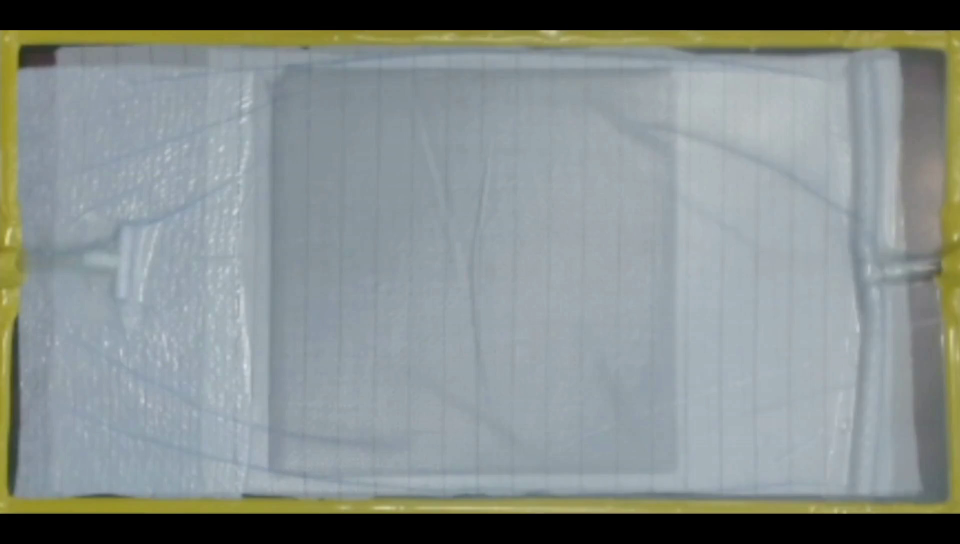
#> input picture frame 0 of data/input_2.mp4, 1920 x 1088 px (shown at 1/2 size)
$ python build_darken_only_panels.py
#> lines starting #> are read from the running program, lines starting #| are printed output that depends on the picture
"""Render the darken-only delta-comparison panels for fig:darken_only.

Three panels for the same frame of input_2.mp4:
  panel0_input.png       the raw current frame, with vacuum-bag
                         specular highlights visible.
  panel1_euclidean.png   the pipeline's full-color delta: the
                         channel-weighted Euclidean distance in CIELAB
                         between the reference and the current frame.
                         The specular highlights light up here because
                         Euclidean distance is sign-insensitive.
  panel2_darken.png      the integrated configuration's darken-only
                         delta: max(0, L_ref - L_cur). Specular
                         brightening is clipped to zero; only true
                         wetting (darkening) survives.

Reference frame: input_2 frame 0 (dry preform, no specular reflections).
Current frame:   input_2 frame 74 (mid-late fill, visible specular
                 highlights on the vacuum bag).
"""

from __future__ import annotations

from pathlib import Path

import cv2
import numpy as np

REPO = Path("/Users/user/Downloads/vrifa")
VIDEO = REPO / "data" / "input_2.mp4"
OUT_DIR = REPO / "paper" / "typst" / "figures" / "darken_only_panels"
OUT_DIR.mkdir(exist_ok=True, parents=True)

REF_IDX = 0
CUR_IDX = 15

# Rectangular ROI: 0% margin (input_2 and other inputs except input_1
# are processed without ROI restriction).
ROI_MARGIN = 0.0

# Output dimensions for each rendered panel.
PANEL_W, PANEL_H = 960, 540

BG_INSIDE_ROI = (40, 40, 40)
BG_OUTSIDE_ROI = (0, 0, 0)


def read_frame(idx):
    cap = cv2.VideoCapture(str(VIDEO))
    cap.set(cv2.CAP_PROP_POS_FRAMES, float(idx))
    ok, frame = cap.read()
    cap.release()
    if not ok or frame is None:
        raise RuntimeError(f"failed to read frame {idx} from {VIDEO}")
    return frame


def rectangular_roi(h, w, margin=ROI_MARGIN):
    mx = int(round(w * margin))
    my = int(round(h * margin))
    mask = np.zeros((h, w), dtype=np.uint8)
    mask[my:h - my, mx:w - mx] = 255
    return mask


def euclidean_delta(lab_ref, lab_cur, roi):
    """Channel-weighted Euclidean distance across all three CIELAB
    channels, sign-insensitive. Returned as uint8 in [0, 255]."""
    diff = lab_ref.astype(np.float32) - lab_cur.astype(np.float32)
    d = np.sqrt((diff ** 2).sum(axis=2))
    d = np.clip(d, 0, 255).astype(np.uint8)
    d[roi == 0] = 0
    return d


def darken_only_delta(lab_ref, lab_cur, roi):
    """max(0, L_ref - L_cur). Only catches darkening."""
    d = np.maximum(
        lab_ref[..., 0].astype(np.int16) - lab_cur[..., 0].astype(np.int16),
        0,
    )
    d = np.clip(d, 0, 255).astype(np.uint8)
    d[roi == 0] = 0
    return d


def heatmap(delta, roi, vmax):
    scaled = np.clip(
        delta.astype(np.float32) * 255.0 / max(vmax, 1), 0, 255,
    ).astype(np.uint8)
    hm = cv2.applyColorMap(scaled, cv2.COLORMAP_TURBO)
    hm[delta == 0] = BG_INSIDE_ROI
    hm[roi == 0] = BG_OUTSIDE_ROI
    return hm


def fit(img):
    return cv2.resize(img, (PANEL_W, PANEL_H), interpolation=cv2.INTER_AREA)


def main():
    ref = read_frame(REF_IDX)
#> in read_frame, frame is the input picture: shape (1088, 1920, 3); mean B, G, R 139.7, 140.7, 132.6
    cur = read_frame(CUR_IDX)
#> call 2 of read_frame, with idx = 15
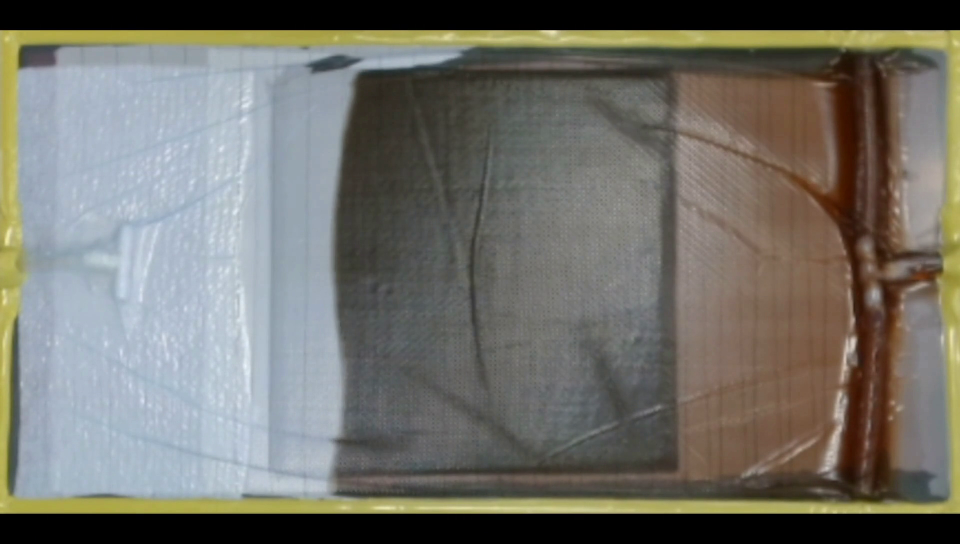
#> input picture frame 15 of data/input_2.mp4, 1920 x 1088 px (shown at 1/2 size)
#> in read_frame, frame is the input picture: shape (1088, 1920, 3); mean B, G, R 105.8, 112.7, 113.9
    h, w = cur.shape[:2]
#> h = 1088; w = 1920

    roi = rectangular_roi(h, w)
    lab_ref = cv2.cvtColor(ref, cv2.COLOR_BGR2LAB)
#> lab_ref: shape (1088, 1920, 3); mean of channels 0, 1, 2 146.3, 125.3, 127.5
    lab_cur = cv2.cvtColor(cur, cv2.COLOR_BGR2LAB)
#> lab_cur: shape (1088, 1920, 3); mean of channels 0, 1, 2 119.2, 127.9, 132.2

    delta_eu = euclidean_delta(lab_ref, lab_cur, roi)
#> in euclidean_delta, `diff = lab_ref.astype(np.float32) - lab_cur.astype(np.float32)`: diff: shape (1088, 1920, 3) float32; mean of channels 0, 1, 2 27.1, -2.6, -4.8
    delta_do = darken_only_delta(lab_ref, lab_cur, roi)
#> in darken_only_delta, `d = np.maximum( lab_ref[..., 0].astype(np.int16) - lab_cur[..., 0].ast..`:
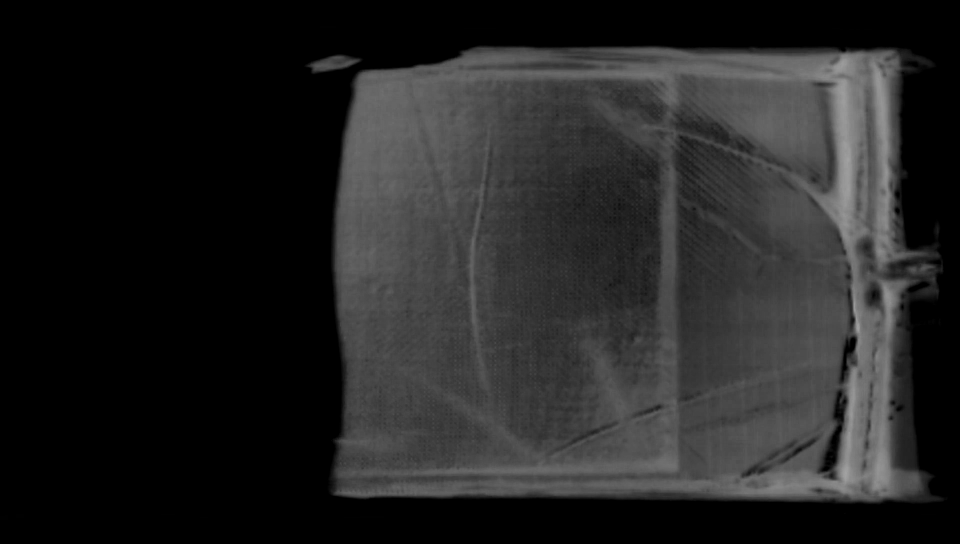
#> d: shape (1088, 1920) int16 (shown at 1/2 size); min 0, max 163, mean 35.6

    vmax = int(max(delta_eu.max(), delta_do.max(), 1))
#> vmax = 165
    print(f"shared vmax: {vmax}")
#| shared vmax: 165
    print(f"  euclidean: max={delta_eu.max()}, mean (in ROI)={delta_eu[roi > 0].mean():.2f}")
#|   euclidean: max=165, mean (in ROI)=44.52
    print(f"  darken-only: max={delta_do.max()}, mean (in ROI)={delta_do[roi > 0].mean():.2f}")
#|   darken-only: max=163, mean (in ROI)=35.57

    cv2.imwrite(str(OUT_DIR / "panel0_input.png"), fit(cur))
    cv2.imwrite(str(OUT_DIR / "panel1_euclidean.png"),
                fit(heatmap(delta_eu, roi, vmax)))
#> in heatmap, `scaled = np.clip( delta.astype(np.float32) * 255.0 / max(vmax, 1), 0, ..`:
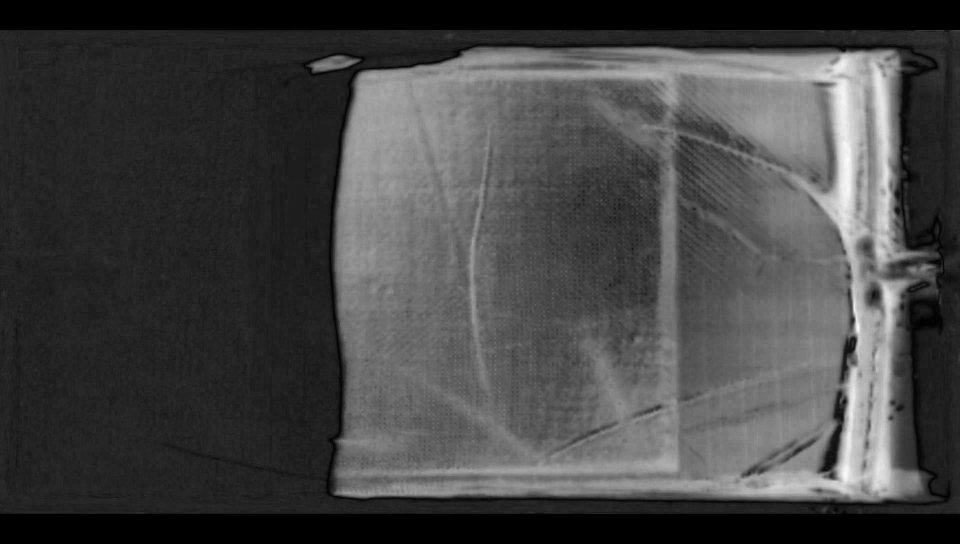
#> scaled: shape (1088, 1920) (shown at 1/2 size); min 0, max 255, mean 68.4
#> in heatmap, `hm[delta == 0] = BG_INSIDE_ROI`: hm: shape (1088, 1920, 3); mean B, G, R 154, 157.9, 88.7
#> in fit (call 2), `return cv2.resize(img, (PANEL_W, PANEL_H), interpolation=cv2.INTER_AREA)`:
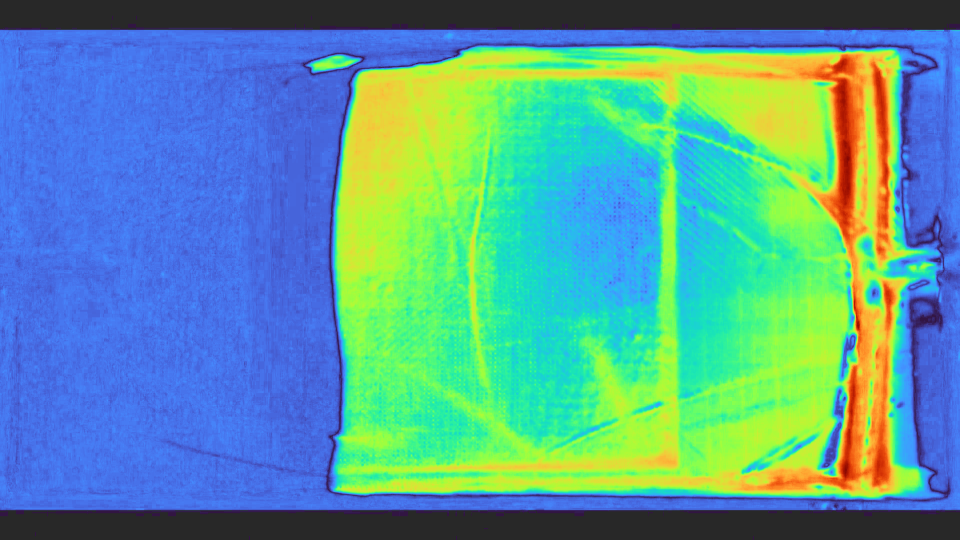
#> returned value: shape (540, 960, 3); mean of channels 0, 1, 2 154, 157.9, 88.7; drawn as B, G, R
    cv2.imwrite(str(OUT_DIR / "panel2_darken.png"),
                fit(heatmap(delta_do, roi, vmax)))
#> call 2 of heatmap, with vmax = 165
#> in heatmap (call 2), `scaled = np.clip( delta.astype(np.float32) * 255.0 / max(vmax, 1), 0, ..`:
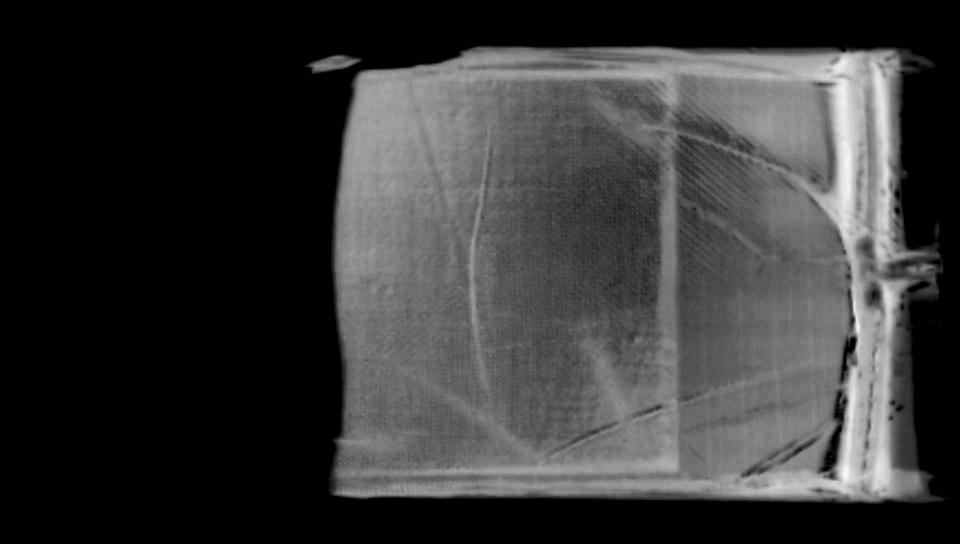
#> scaled: shape (1088, 1920) (shown at 1/2 size); min 0, max 251, mean 54.8
#> in heatmap (call 2), `hm = cv2.applyColorMap(scaled, cv2.COLORMAP_TURBO)`:
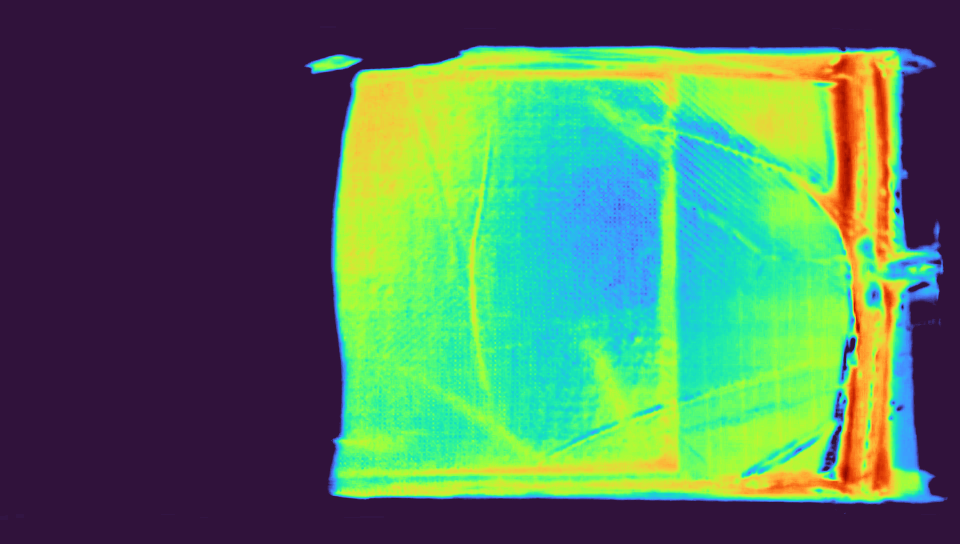
#> hm: shape (1088, 1920, 3) (shown at 1/2 size); mean B, G, R 91, 119.6, 79.6
#> in fit (call 3), `return cv2.resize(img, (PANEL_W, PANEL_H), interpolation=cv2.INTER_AREA)`:
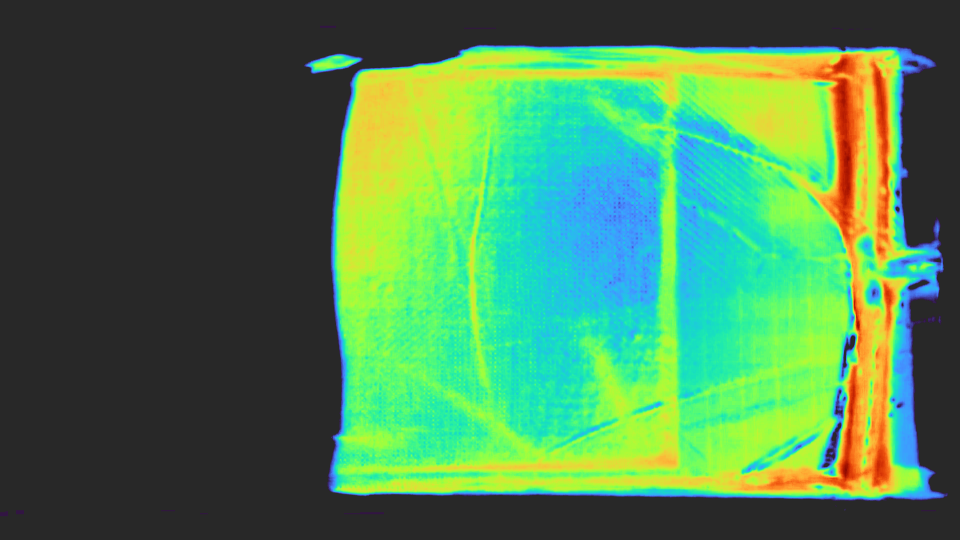
#> returned value: shape (540, 960, 3); mean of channels 0, 1, 2 81.5, 130.6, 75.6; drawn as B, G, R

    print(f"wrote 3 panels to {OUT_DIR}")


if __name__ == "__main__":
    main()

$ run again, starting later in the video
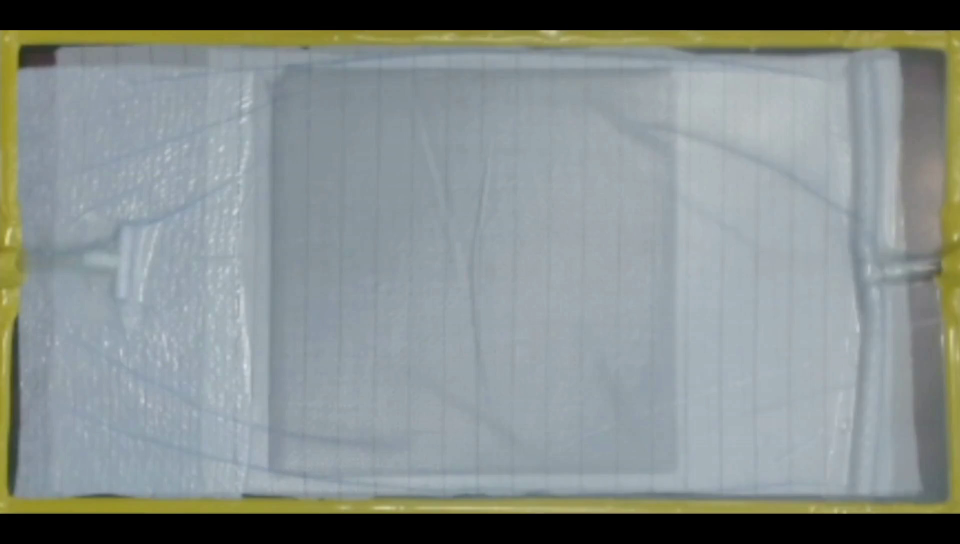
#> input picture frame 0 of data/input_2.mp4, 1920 x 1088 px (shown at 1/2 size)
#> in read_frame, frame is the input picture: shape (1088, 1920, 3); mean B, G, R 139.7, 140.7, 132.6
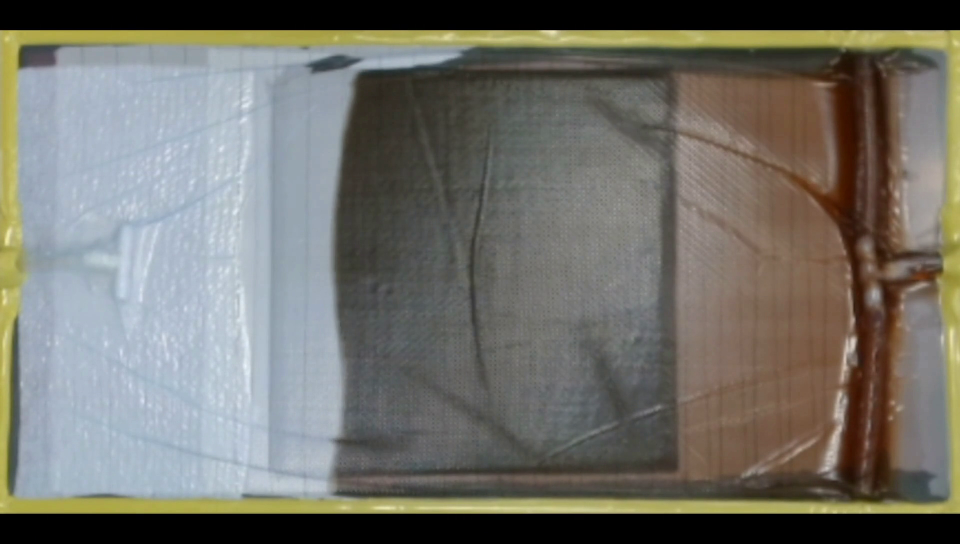
#> input picture frame 15 of data/input_2.mp4, 1920 x 1088 px (shown at 1/2 size)
#> in read_frame, frame is the input picture: shape (1088, 1920, 3); mean B, G, R 105.8, 112.7, 113.9
#> lab_ref: shape (1088, 1920, 3); mean of channels 0, 1, 2 146.3, 125.3, 127.5
#> lab_cur: shape (1088, 1920, 3); mean of channels 0, 1, 2 119.2, 127.9, 132.2
#> diff: shape (1088, 1920, 3) float32; mean of channels 0, 1, 2 27.1, -2.6, -4.8
#> vmax = 165
#| shared vmax: 165
#|   euclidean: max=165, mean (in ROI)=44.52
#|   darken-only: max=163, mean (in ROI)=35.57

$ run again, starting later in the video
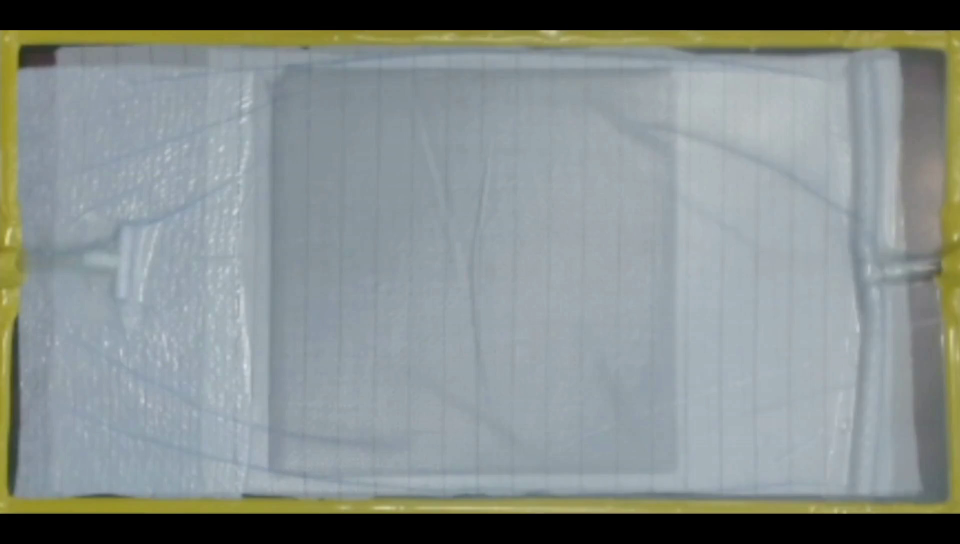
#> input picture frame 0 of data/input_2.mp4, 1920 x 1088 px (shown at 1/2 size)
#> in read_frame, frame is the input picture: shape (1088, 1920, 3); mean B, G, R 139.7, 140.7, 132.6
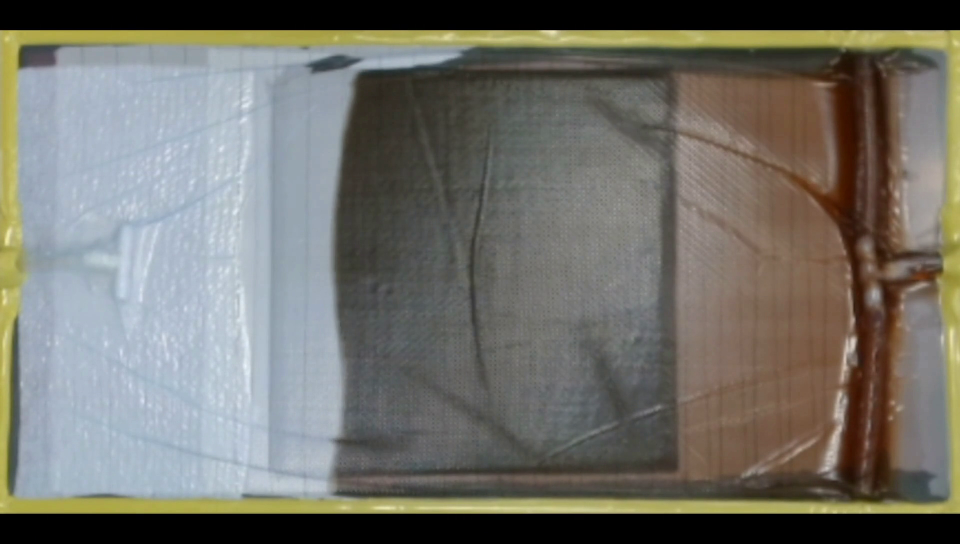
#> input picture frame 15 of data/input_2.mp4, 1920 x 1088 px (shown at 1/2 size)
#> in read_frame, frame is the input picture: shape (1088, 1920, 3); mean B, G, R 105.8, 112.7, 113.9
#> lab_ref: shape (1088, 1920, 3); mean of channels 0, 1, 2 146.3, 125.3, 127.5
#> lab_cur: shape (1088, 1920, 3); mean of channels 0, 1, 2 119.2, 127.9, 132.2
#> diff: shape (1088, 1920, 3) float32; mean of channels 0, 1, 2 27.1, -2.6, -4.8
#> vmax = 165
#| shared vmax: 165
#|   euclidean: max=165, mean (in ROI)=44.52
#|   darken-only: max=163, mean (in ROI)=35.57
